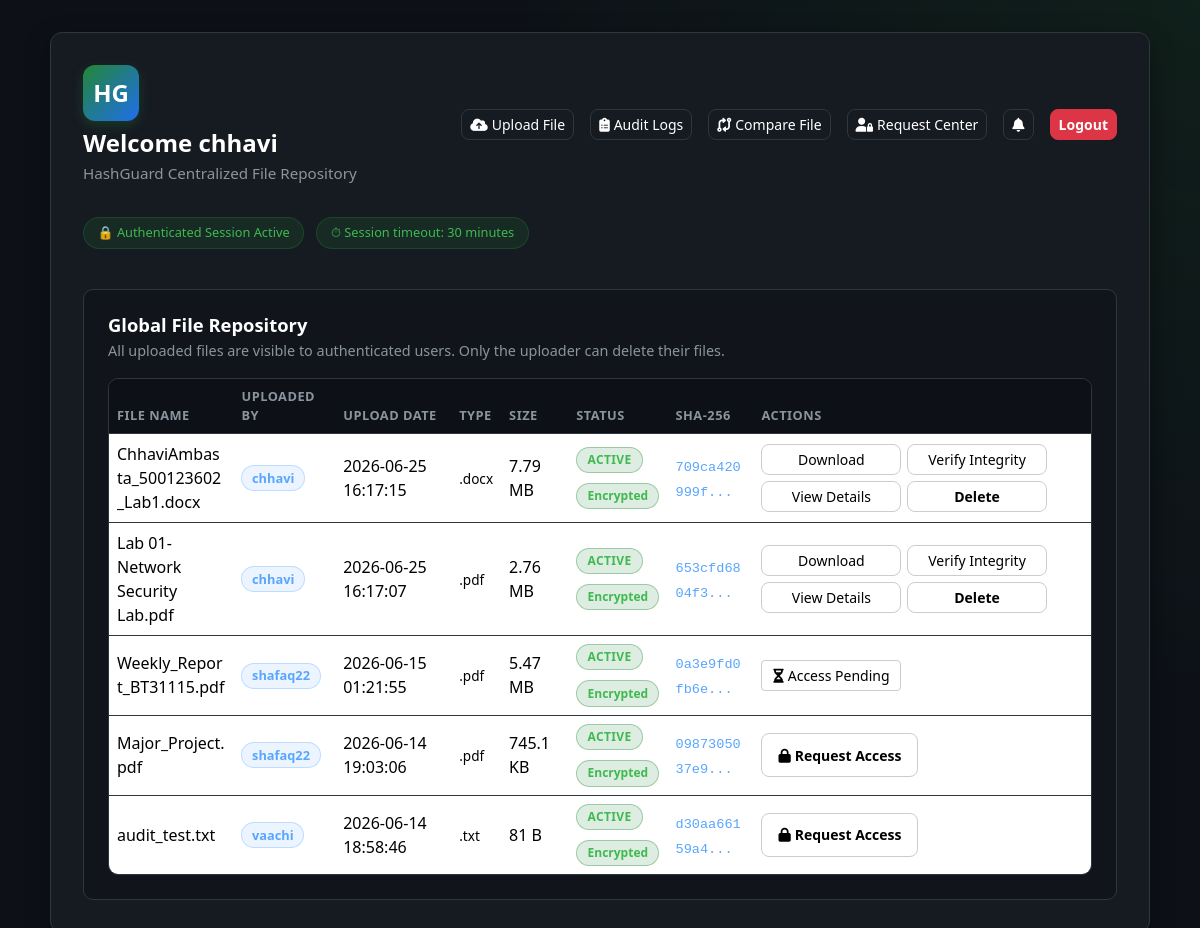
The app's page /dashboard (signed in) with its own data.
### tables this page shows
CREATE TABLE users (
    id INTEGER PRIMARY KEY AUTOINCREMENT,
    username TEXT NOT NULL UNIQUE,
    email TEXT NOT NULL UNIQUE,
    password_hash TEXT NOT NULL,
    created_at TIMESTAMP DEFAULT CURRENT_TIMESTAMP
, security_question TEXT NOT NULL DEFAULT 'q1', security_answer_hash TEXT NOT NULL DEFAULT '', email_verified INTEGER NOT NULL DEFAULT 0, last_login TIMESTAMP, account_status TEXT NOT NULL DEFAULT 'ACTIVE', failed_attempts INTEGER NOT NULL DEFAULT 0, locked_until TIMESTAMP);

CREATE TABLE files (
    id INTEGER PRIMARY KEY AUTOINCREMENT,
    owner_id INTEGER NOT NULL,
    original_filename TEXT NOT NULL,
    stored_filename TEXT NOT NULL,
    file_extension TEXT NOT NULL,
    file_size INTEGER NOT NULL,
    mime_type TEXT NOT NULL,
    sha256_hash TEXT NOT NULL,
    upload_time TIMESTAMP DEFAULT CURRENT_TIMESTAMP,
    last_verified TIMESTAMP,
    status TEXT NOT NULL DEFAULT 'ACTIVE',
    is_deleted INTEGER NOT NULL DEFAULT 0, content_hash TEXT,
    FOREIGN KEY (owner_id) REFERENCES users(id)
);

### app.py (the view)
@app.route("/dashboard")
@login_required
def dashboard():
    conn = get_db_connection()
    try:
        files = list_all_files(conn)
        enriched_files = []
        user_id = session["user_id"]
        for f in files:
            file_id = f["id"]
            file_dict = dict(f)
            permission = None
            if f["owner_id"] == user_id:
                permission = "OWNER"
            else:
                perm_row = conn.execute(
                    "SELECT permission_type FROM file_permissions WHERE file_id = ? AND user_id = ?",
                    (file_id, user_id)
                ).fetchone()
                if perm_row:
                    permission = perm_row["permission_type"]
            file_dict["user_permission"] = permission
            pending_req = conn.execute(
                "SELECT id FROM access_requests WHERE file_id = ? AND requester_id = ? AND status = 'PENDING'",
                (file_id, user_id)
            ).fetchone()
            file_dict["has_pending_request"] = pending_req is not None
            enriched_files.append(file_dict)
    finally:
        conn.close()
    return render_template(
        "dashboard.html",
        username=session.get("username"),
        files=enriched_files,
        current_user_id=session["user_id"],
    )

### app.py (called while the page is built)
def get_db_connection():
    conn = sqlite3.connect(DATABASE_PATH)
    conn.row_factory = sqlite3.Row
    return conn

def utc_now():
    return datetime.utcnow()

def login_required(view_func):
    @wraps(view_func)
    def wrapped_view(*args, **kwargs):
        if "user_id" not in session:
            flash("Please log in to access the dashboard.", "warning")
            return redirect(url_for("login"))
        last_activity = session.get("last_activity")
        if last_activity and (utc_now().timestamp() - last_activity) > SESSION_TIMEOUT_SECONDS:
            session.clear()
            flash("Your session has expired due to inactivity. Please log in again.", "warning")
            return redirect(url_for("login"))
        session["last_activity"] = utc_now().timestamp()
        return view_func(*args, **kwargs)
    return wrapped_view

@app.context_processor
def inject_notifications():
    if "user_id" in session:
        conn = get_db_connection()
        try:
            notifications_list = conn.execute(
                """
                SELECT * FROM notifications
                WHERE user_id = ?
                ORDER BY created_at DESC
                LIMIT 8
                """,
                (session["user_id"],),
            ).fetchall()
            unread_count = conn.execute(
                "SELECT COUNT(*) FROM notifications WHERE user_id = ? AND is_read = 0",
                (session["user_id"],),
            ).fetchone()[0]
        finally:
            conn.close()
        return {
            "notifications": notifications_list,
            "unread_notifications_count": unread_count,
        }
    return {
        "notifications": [],
        "unread_notifications_count": 0,
    }

### file_service.py (called while the page is built)
def format_file_size(num_bytes):
    if num_bytes < 1024:
        return f"{num_bytes} B"
    if num_bytes < 1024 * 1024:
        return f"{num_bytes / 1024:.1f} KB"
    if num_bytes < 1024 * 1024 * 1024:
        return f"{num_bytes / (1024 * 1024):.2f} MB"
    return f"{num_bytes / (1024 * 1024 * 1024):.2f} GB"

def truncate_hash(sha256_hash, visible_chars=12):
    if not sha256_hash:
        return ""
    if len(sha256_hash) <= visible_chars:
        return sha256_hash
    return f"{sha256_hash[:visible_chars]}..."

### templates/dashboard.html (shortened to what this page needs)
<!DOCTYPE html>
<html lang="en">
<head>
    <link href="https://cdn.jsdelivr.net/npm/bootstrap@5.3.3/dist/css/bootstrap.min.css" rel="stylesheet">
    <link rel="stylesheet" href="https://cdnjs.cloudflare.com/ajax/libs/font-awesome/6.4.0/css/all.min.css">
    <link rel="stylesheet" href="{{ url_for('static', filename='css/style.css') }}">
</head>
<body>
    <div class="dashboard-wrapper">
        <div class="container dashboard-container">
            <div class="dashboard-card dashboard-card-wide mx-auto">
                <div class="dashboard-header">
                    <div>
                        <div class="brand-logo mb-2">HG</div>
                        <h1 class="welcome-text">Welcome {{ username }}</h1>
                        <p class="welcome-subtext">HashGuard Centralized File Repository</p>
                    </div>
                    <div class="dashboard-actions d-flex align-items-center">
                        <a href="{{ url_for('files.upload_page') }}" class="btn btn-outline-light btn-sm me-2">
                            <i class="fa-solid fa-cloud-arrow-up me-1"></i>Upload File
                        </a>
                        <a href="{{ url_for('audit_logs') }}" class="btn btn-outline-light btn-sm me-2">
                            <i class="fa-solid fa-clipboard-list me-1"></i>Audit Logs
                        </a>
                        <a href="{{ url_for('compare_file') }}" class="btn btn-outline-light btn-sm me-2">
                            <i class="fa-solid fa-code-compare me-1"></i>Compare File
                        </a>
                        <a href="{{ url_for('requests_page') }}" class="btn btn-outline-light btn-sm me-2">
                            <i class="fa-solid fa-user-lock me-1"></i>Request Center
                        </a>
                        <div class="dropdown me-2 d-inline-block">
                            <button class="btn btn-outline-light btn-sm position-relative dropdown-toggle hide-caret" type="button" id="notificationBell" data-bs-toggle="dropdown" aria-expanded="false">
                                <i class="fa-solid fa-bell"></i>
                            </button>
                        </div>
                        <a href="{{ url_for('logout') }}" class="btn btn-danger btn-sm">Logout</a>
                    </div>
                </div>
                <div class="dashboard-badges mb-4">
                    <span class="security-badge">&#128274; Authenticated Session Active</span>
                    <span class="security-badge ms-2">&#9201; Session timeout: 30 minutes</span>
                </div>
                <section class="dashboard-section mt-4">
                    <div class="section-header-row">
                        <div>
                            <h2 class="section-title mb-1">Global File Repository</h2>
                            <p class="section-description mb-0">All uploaded files are visible to authenticated users. Only the uploader can delete their files.</p>
                        </div>
                    </div>
                    {% if files %}
                        <div class="table-responsive files-table-wrapper mt-3">
                            <table class="table files-table align-middle">
                                <thead>
                                    <tr>
                                        <th>File Name</th>
                                        <th>Uploaded By</th>
                                        <th>Upload Date</th>
                                        <th>Type</th>
                                        <th>Size</th>
                                        <th>Status</th>
                                        <th>SHA-256</th>
                                        <th>Actions</th>
                                    </tr>
                                </thead>
                                <tbody>
                                    {% for file in files %}
                                        <tr>
                                            <td class="filename-cell">{{ file.original_filename }}</td>
                                            <td><span class="owner-badge">{{ file.owner_username }}</span></td>
                                            <td>{{ file.upload_time }}</td>
                                            <td><span class="type-badge">.{{ file.file_extension }}</span></td>
                                            <td>{{ format_file_size(file.file_size) }}</td>
                                            <td>
                                                <div class="status-column">
                                                    <span class="status-badge status-{{ file.status|lower }}">
                                                        {{ file.status }}
                                                    </span>
                                                    <span class="encryption-badge">
                                                        Encrypted
                                                    </span>
                                                </div>
                                            </td>
                                            <td><code class="hash-preview">{{ truncate_hash(file.sha256_hash) }}</code></td>
                                            <td>
                                                <div class="file-actions">
                                                    {% if file.user_permission %}
                                                        <a href="{{ url_for('files.download_file', file_id=file.id) }}" class="btn btn-outline-light btn-sm">Download</a>
                                                        <form action="{{ url_for('files.verify_file', file_id=file.id) }}" method="POST" class="d-inline">
                                                            <button type="submit" class="btn btn-outline-light btn-sm">Verify Integrity</button>
                                                        </form>
                                                        <a href="{{ url_for('files.file_details', file_id=file.id) }}" class="btn btn-outline-light btn-sm">View Details</a>
                                                        {% if file.user_permission == 'OWNER' %}
                                                            <form action="{{ url_for('files.delete_file', file_id=file.id) }}" method="POST" class="d-inline" onsubmit="return confirm('Soft delete this file?');">
                                                                <button type="submit" class="btn btn-danger btn-sm">Delete</button>
                                                            </form>
                                                        {% endif %}
                                                    {% else %}
                                                        {% if file.has_pending_request %}
                                                            <button class="btn btn-outline-secondary btn-sm" disabled>
                                                                <i class="fa-solid fa-hourglass-half me-1"></i>Access Pending
                                                            </button>
                                                        {% else %}
                                                            <a href="{{ url_for('files.request_access', file_id=file.id) }}" class="btn btn-primary btn-sm">
                                                                <i class="fa-solid fa-lock me-1"></i>Request Access
                                                            </a>
                                                        {% endif %}
                                                    {% endif %}
                                                </div>
                                            </td>
                                        </tr>
                                    {% endfor %}
                                </tbody>
                            </table>
                        </div>
                    {% else %}
                        <div class="empty-state mt-3">
                            <p class="mb-0">No files in the repository yet. Use the upload area above to add the first file.</p>
                        </div>
                    {% endif %}
                </section>
            </div>
        </div>
    </div>
</body>
</html>

### records on screen
users: username "chhavi"
files: original_filename "ChhaviAmbasta_500123602_Lab1.docx", owner_username "chhavi", upload_time "2026-06-25 16:17:15", file_extension "docx", file_size "7.79 MB", status "ACTIVE", sha256_hash "709ca420999f..."
files: original_filename "Lab 01-Network Security Lab.pdf", owner_username "chhavi", upload_time "2026-06-25 16:17:07", file_extension "pdf", file_size "2.76 MB", status "ACTIVE", sha256_hash "653cfd6804f3..."
files: original_filename "Weekly_Report_BT31115.pdf", owner_username "shafaq22", upload_time "2026-06-15 01:21:55", file_extension "pdf", file_size "5.47 MB", status "ACTIVE", sha256_hash "0a3e9fd0fb6e...", shows "Access Pending"
files: original_filename "Major_Project.pdf", owner_username "shafaq22", upload_time "2026-06-14 19:03:06", file_extension "pdf", file_size "745.1 KB", status "ACTIVE", sha256_hash "0987305037e9..."
files: original_filename "audit_test.txt", owner_username "vaachi", upload_time "2026-06-14 18:58:46", file_extension "txt", file_size "81 B", status "ACTIVE", sha256_hash "d30aa66159a4..."
